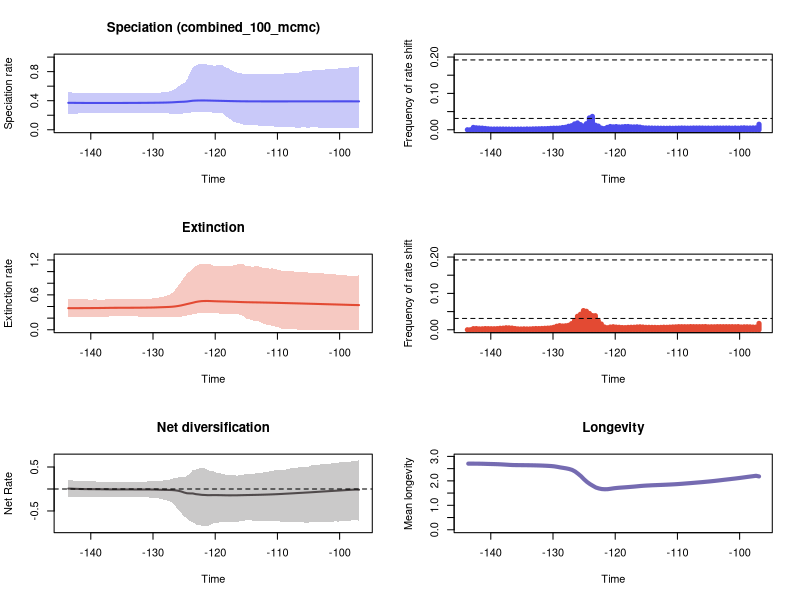

This figure's R source:


pdf(file='./t144RTT_plots.pdf',width=10, height=15)
par(mfrow=c(3,2))
library(scales)

time=c(-96.885121185, -97.36197555499999,-97.838829925,-98.31568429500001,-98.792538665,-99.26939303500001,-99.74624740499999,-100.223101775,-100.69995614499999,-101.176810515,-101.65366488500001,-102.130519255,-102.60737362500001,-103.08422799499999,-103.561082365,-104.03793673499999,-104.514791105,-104.99164547499998,-105.468499845,-105.94535421500001,-106.42220858499999,-106.899062955,-107.37591732499999,-107.852771695,-108.32962606499999,-108.806480435,-109.28333480500001,-109.760189175,-110.237043545,-110.71389791499999,-111.190752285,-111.66760665499999,-112.144461025,-112.62131539500001,-113.098169765,-113.575024135,-114.05187850499999,-114.528732875,-115.00558724499999,-115.482441615,-115.95929598500001,-116.436150355,-116.91300472500001,-117.38985909499999,-117.866713465,-118.34356783499999,-118.820422205,-119.29727657500001,-119.774130945,-120.25098531500001,-120.72783968499999,-121.204694055,-121.68154842499999,-122.158402795,-122.63525716500001,-123.112111535,-123.58896590500001,-124.065820275,-124.542674645,-125.01952901499999,-125.496383385,-125.97323775500001,-126.450092125,-126.92694649500001,-127.403800865,-127.880655235,-128.357509605,-128.834363975,-129.311218345,-129.788072715,-130.26492708499998,-130.741781455,-131.218635825,-131.695490195,-132.172344565,-132.649198935,-133.126053305,-133.602907675,-134.079762045,-134.55661641499998,-135.033470785,-135.510325155,-135.987179525,-136.464033895,-136.94088826499998,-137.417742635,-137.894597005,-138.371451375,-138.848305745,-139.325160115,-139.802014485,-140.278868855,-140.755723225,-141.23257759499998,-141.709431965,-142.186286335,-142.663140705,-143.139995075,-143.61684944499999)
rate=c(0.3908800950768938, 0.3911121748510523,0.391182485704665,0.3912232253715171,0.39128920786148236,0.39129419122703446,0.39125654637332596,0.39125322192100287,0.3912573152236978,0.3911971840809203,0.3911997513894483,0.3911668525030954,0.3911061048585157,0.3910631723966541,0.3909716115847102,0.39094375089145206,0.3909167181224408,0.3908536430296918,0.3907844789204683,0.39077078066223947,0.3907434807664041,0.3906349373291943,0.3905802170664665,0.39056440629969014,0.39054804551596334,0.3904939905047644,0.39040623320121937,0.3904136123774954,0.3904096594560775,0.3903925995840884,0.3903338191304974,0.39035011426559757,0.3904089622234542,0.39050453735529234,0.3905842772467577,0.3906884882876934,0.3908737896075869,0.39108403489699617,0.3913419803461803,0.3916594900208332,0.3921479381876364,0.39278832344414977,0.39365657327241466,0.3944807054769708,0.39532598614882164,0.39637130951011595,0.39746966549055107,0.3983781946365337,0.3993153381571964,0.4003154058886177,0.4014124929929692,0.4023463205382455,0.4032168384072389,0.4032148535573702,0.40300143101247865,0.401615852973802,0.3997396235323776,0.3944667670247687,0.38886784358069454,0.385928094378624,0.3844526652442286,0.3826304621721005,0.3799388042368396,0.37750204995620806,0.3760048533608418,0.3746726432217178,0.37380326802565556,0.37308200318438856,0.3724882467284097,0.3720270240891613,0.37154105855825126,0.37111811941098494,0.370775829664773,0.37045549177003445,0.3702071366769044,0.36998216906154247,0.36972698506962054,0.36952299312721526,0.3693843792734499,0.36923243618553403,0.369130430897589,0.369050550393326,0.36896842770863336,0.3689090275748418,0.3688609881410056,0.3688363951998858,0.3688334522875282,0.3688444770865801,0.36886314227051437,0.3689241908064899,0.36895517580089987,0.3690162744853602,0.3691066039139738,0.36926366513316367,0.3695855575793796,0.36996089313271724,0.37031392271001395,0.370739155250275,0.370841733605656)
minHPD=c(0.019185515390497586, 0.02266817389238925,0.02368000012957247,0.02266817389238925,0.02387564187592622,0.025243074271647632,0.029530938748802405,0.024044853870660708,0.019213503365190992,0.02387564187592622,0.027783059249665388,0.03172436870920071,0.02266817389238925,0.025210431983968218,0.03247667880331032,0.03773513411855179,0.036467677526788055,0.027783059249665388,0.03253143679993613,0.03797762272894981,0.027783059249665388,0.02782949655395011,0.035671028134777384,0.035671028134777384,0.03896088324213897,0.03830439411310712,0.03744938318147376,0.03908562025639159,0.042362759593038646,0.047311137281404465,0.048829174858614786,0.05113455484117834,0.05730659965573444,0.05894583145137896,0.05751513041964812,0.0641305308025321,0.0641199024128385,0.0641199024128385,0.06932114525066506,0.06872247809593837,0.08634730881034419,0.09191613676243428,0.105951798073283,0.13132599335948597,0.16461782233647404,0.18427740393903103,0.22474214898033568,0.23483413227120323,0.23485799110289865,0.23378281912367604,0.24106129618033745,0.24115800899905412,0.24106129618033745,0.24438439106101825,0.24420434336593372,0.24037204605194284,0.24106129618033745,0.2349547094843897,0.22923324443382376,0.22501849874927715,0.2223192467144689,0.21835610949600026,0.21835610949600026,0.22306394546790811,0.222697151760219,0.22908482131287142,0.22885979271726514,0.22837040389261437,0.22857237426960728,0.22865556690205097,0.2309521377896706,0.23279380713062983,0.23271732313127705,0.23481937308681322,0.2348157486061725,0.23481588785793103,0.232811301187368,0.23278035057987365,0.22866925296711163,0.22868265100153057,0.2286208526033028,0.22866925296711163,0.2294216488499762,0.2294525532049455,0.22866925296711163,0.22868265100153057,0.22875459740730603,0.22885979271726514,0.22868265100153057,0.22868265100153057,0.22863580455770155,0.2291813571614614,0.22868265100153057,0.22863580455770155,0.22604195559650772,0.22306178953154415,0.21668536063617114,0.21466886660030549,0.2125407626615173)
maxHPD=c(0.8753710187326974, 0.864169354478087,0.8625065170018665,0.8576282656744791,0.8556301579283252,0.8528162433119464,0.8526307182739412,0.8437643604359474,0.8346671492312198,0.8346671492312198,0.8346671492312198,0.8346671492312198,0.82042120947897,0.8187045928241301,0.8202674325368852,0.8204315757656833,0.815519347083431,0.80300062936799,0.80300062936799,0.8031778712759202,0.788781445173639,0.7834070152038268,0.7864793613567882,0.7819407355678313,0.7807619945006725,0.7764138697943079,0.7699945012720191,0.7674231339633463,0.7673095846143617,0.7681398760834687,0.7666661457515473,0.7658148545044875,0.7685095927133861,0.7674231339633463,0.7636088994425357,0.7680490560468811,0.7658266085907168,0.7634280803780098,0.7668039976469496,0.7648142430395476,0.782775845606548,0.7877334572411961,0.8000552834076008,0.8187045928241301,0.8474610406727784,0.8580731357737447,0.8903566786739769,0.8903566786739769,0.8854200407843382,0.88224519103302,0.8903566786739769,0.8974934997863373,0.9054874960772478,0.9099750493952012,0.9093570464877401,0.8838795218080857,0.8622204412521337,0.7773831183564978,0.6851292947257884,0.6413118066962726,0.6215295307615606,0.5948970899736878,0.5583494125807764,0.5392990028099257,0.5264250857812124,0.5229422917698872,0.5166151845005283,0.5124459547196688,0.5094853378412348,0.5075456698056726,0.5079374799232332,0.5083452105337071,0.5070088287413771,0.5083452105337071,0.5076330224870303,0.5073499593205941,0.5050776707953,0.5048378791573241,0.5004007097007194,0.5003602172585665,0.5001566675353656,0.5001566675353656,0.5007882064517155,0.5007937450824291,0.5002572087806038,0.5003602172585665,0.5007805789925239,0.5012780389855276,0.5012837458919485,0.5019474170922016,0.5027577269570271,0.5041124591812259,0.504760465664759,0.5064914281305786,0.5076330224870303,0.509343498011121,0.5084431338035893,0.5149786879774008,0.5146546442629668)
remove_na = !is.na(rate)
time = time[remove_na]
plot(time,time,type = 'n', ylim = c(0, 1.0009725543347214), xlim = c(-144.0,-96.646694), ylab = 'Speciation rate', xlab = 'Time',main='Speciation (combined_100_mcmc)' )
polygon(c(time, rev(time)), c(maxHPD[remove_na], rev(minHPD[remove_na])), col = alpha('#4c4cec',0.3), border = NA)
lines(time,rate[remove_na], col = '#4c4cec', lwd=2)
mids=c(-96.8858521111111, -97.36416833333332,-97.84248455555556,-98.32080077777778,-98.799117,-99.27743322222221,-99.75574944444445,-100.23406566666667,-100.71238188888888,-101.1906981111111,-101.66901433333334,-102.14733055555556,-102.62564677777777,-103.103963,-103.58227922222223,-104.06059544444444,-104.53891166666666,-105.01722788888888,-105.49554411111112,-105.97386033333333,-106.45217655555555,-106.93049277777777,-107.408809,-107.88712522222222,-108.36544144444444,-108.84375766666666,-109.32207388888888,-109.80039011111111,-110.27870633333333,-110.75702255555555,-111.23533877777778,-111.713655,-112.19197122222222,-112.67028744444444,-113.14860366666666,-113.62691988888889,-114.10523611111111,-114.58355233333333,-115.06186855555556,-115.54018477777778,-116.018501,-116.49681722222222,-116.97513344444444,-117.45344966666667,-117.93176588888889,-118.41008211111111,-118.88839833333334,-119.36671455555556,-119.84503077777778,-120.323347,-120.80166322222222,-121.27997944444444,-121.75829566666667,-122.23661188888889,-122.7149281111111,-123.19324433333334,-123.67156055555556,-124.14987677777778,-124.628193,-125.10650922222221,-125.58482544444445,-126.06314166666667,-126.54145788888889,-127.01977411111112,-127.49809033333334,-127.97640655555556,-128.45472277777776,-128.933039,-129.4113552222222,-129.88967144444445,-130.36798766666664,-130.84630388888888,-131.32462011111113,-131.80293633333332,-132.28125255555557,-132.75956877777776,-133.237885,-133.7162012222222,-134.19451744444444,-134.6728336666667,-135.15114988888888,-135.62946611111113,-136.10778233333332,-136.58609855555557,-137.06441477777776,-137.542731,-138.0210472222222,-138.49936344444444,-138.9776796666667,-139.45599588888888,-139.93431211111113,-140.41262833333332,-140.89094455555556,-141.36926077777775,-141.847577,-142.3258932222222,-142.80420944444444,-143.2825256666667,-143.76084188888888)
counts=c(0.01512, 0.0052,0.00506,0.00484,0.00476,0.00535,0.00503,0.00435,0.00487,0.00436,0.0048,0.00478,0.00475,0.00471,0.00479,0.00469,0.00429,0.00466,0.00452,0.00477,0.0049,0.00477,0.00488,0.00451,0.00445,0.00466,0.00485,0.00455,0.00441,0.00411,0.00444,0.0041,0.00429,0.00428,0.00449,0.00449,0.0047,0.00491,0.00499,0.00558,0.0072,0.00819,0.00779,0.00796,0.00894,0.0088,0.00805,0.00764,0.00875,0.00798,0.00898,0.00655,0.00314,0.00458,0.01007,0.01259,0.03669,0.03263,0.0167,0.01024,0.01417,0.01882,0.01601,0.01113,0.00962,0.0069,0.00611,0.00469,0.00434,0.00439,0.0039,0.00333,0.00298,0.00299,0.00266,0.00249,0.00232,0.00192,0.00223,0.0017,0.00193,0.00184,0.0017,0.00169,0.0019,0.0019,0.00209,0.00208,0.0021,0.00203,0.00202,0.00263,0.00359,0.00447,0.00488,0.00537,0.00646,0.0,0.0)
plot(mids,counts,type = 'h', xlim = c(-144.0,-96.646694), ylim=c(0,0.2), ylab = 'Frequency of rate shift', xlab = 'Time',lwd=5,col='#4c4cec')
bf2 = 0.03117019437132878
bf6 = 0.1920682782184701
abline(h=bf2, lty=2)
abline(h=bf6, lty=2)

time=c(-96.885121185, -97.36197555499999,-97.838829925,-98.31568429500001,-98.792538665,-99.26939303500001,-99.74624740499999,-100.223101775,-100.69995614499999,-101.176810515,-101.65366488500001,-102.130519255,-102.60737362500001,-103.08422799499999,-103.561082365,-104.03793673499999,-104.514791105,-104.99164547499998,-105.468499845,-105.94535421500001,-106.42220858499999,-106.899062955,-107.37591732499999,-107.852771695,-108.32962606499999,-108.806480435,-109.28333480500001,-109.760189175,-110.237043545,-110.71389791499999,-111.190752285,-111.66760665499999,-112.144461025,-112.62131539500001,-113.098169765,-113.575024135,-114.05187850499999,-114.528732875,-115.00558724499999,-115.482441615,-115.95929598500001,-116.436150355,-116.91300472500001,-117.38985909499999,-117.866713465,-118.34356783499999,-118.820422205,-119.29727657500001,-119.774130945,-120.25098531500001,-120.72783968499999,-121.204694055,-121.68154842499999,-122.158402795,-122.63525716500001,-123.112111535,-123.58896590500001,-124.065820275,-124.542674645,-125.01952901499999,-125.496383385,-125.97323775500001,-126.450092125,-126.92694649500001,-127.403800865,-127.880655235,-128.357509605,-128.834363975,-129.311218345,-129.788072715,-130.26492708499998,-130.741781455,-131.218635825,-131.695490195,-132.172344565,-132.649198935,-133.126053305,-133.602907675,-134.079762045,-134.55661641499998,-135.033470785,-135.510325155,-135.987179525,-136.464033895,-136.94088826499998,-137.417742635,-137.894597005,-138.371451375,-138.848305745,-139.325160115,-139.802014485,-140.278868855,-140.755723225,-141.23257759499998,-141.709431965,-142.186286335,-142.663140705,-143.139995075,-143.61684944499999)
rate=c(0.424091790150595, 0.4250146469347921,0.42626836167565707,0.42755823574701535,0.42914689251233273,0.43066597776850213,0.4322474330207484,0.4336770297383423,0.43524821874245234,0.4365782063519347,0.4380551688144285,0.4394217828901118,0.44093198101541703,0.4424138903882189,0.44388080330667196,0.4454838711160036,0.4468184202687564,0.44815830818830515,0.449546649977162,0.4511639832475503,0.45256298648231885,0.45375688705765893,0.45511241127473107,0.4564911230617258,0.45785454753648536,0.45925249053067907,0.46065457688066574,0.4620546635010269,0.46342163435887984,0.4647152198955583,0.465956675801812,0.46704060447248974,0.46798568669158036,0.46920650680925324,0.4701887465097152,0.4709658037613271,0.4718787769040569,0.47299827039080455,0.4739589990942764,0.4753155408956063,0.477030943162237,0.4790280167014109,0.48090171822848987,0.4824645015922936,0.4841418034485027,0.4855874055752659,0.4868208030219475,0.4879615450744893,0.4895195426188872,0.49132881382289917,0.4934670412903036,0.49501604643071945,0.49465106792614233,0.4928085108083933,0.4868956496764524,0.4782123575269319,0.4652399546162135,0.4533980977182305,0.4418720175927002,0.42974329043741344,0.41796452827892006,0.40888682175625907,0.4012860463409271,0.39608324579396836,0.3928214675436412,0.3905923490706335,0.3887730308428625,0.3870012220422777,0.38503629299245523,0.38333953307406154,0.38225527584697727,0.3814373862947661,0.3808283899536796,0.3802146889689436,0.37973220938823427,0.37937964759407555,0.3789702051010727,0.378685847166238,0.37847793930803575,0.37830735074202515,0.3781508692331331,0.37797206270739986,0.37776200984887887,0.37745478676316524,0.3767566846695157,0.3758962844776481,0.37513800454676016,0.37446654968216586,0.37382654705116614,0.3734438691241035,0.3731044443591446,0.3728247680648133,0.3725211470011917,0.3721352472044571,0.37184915871437374,0.3716652536197489,0.3715411369616738,0.3714483648083964,0.3714339529775642)
minHPD=c(5.261881954978989e-05, 5.4584822089897795e-05,5.261881954978989e-05,5.261881954978989e-05,5.261881954978989e-05,5.261881954978989e-05,5.261881954978989e-05,5.261881954978989e-05,5.261881954978989e-05,5.261881954978989e-05,5.261881954978989e-05,5.261881954978989e-05,5.261881954978989e-05,5.261881954978989e-05,7.897943269357154e-05,0.0002228827333904219,0.0004250588074198745,0.00025783089169040426,5.261881954978989e-05,9.244846903964819e-05,5.261881954978989e-05,0.004632211495716359,0.007651275157369438,0.007368664876268662,0.00747768845667271,0.009119093635089245,0.016818919818507392,0.03794702474340433,0.04821140493667999,0.07044411778800358,0.07549880465443654,0.08557389764124433,0.09718749092180175,0.1275011362524536,0.14682514118827605,0.15637456748891604,0.16089937811868232,0.1782210370617212,0.18959560741206832,0.2401269878194799,0.2554237516186691,0.2708297259452424,0.2728869518065365,0.27174063266312565,0.2732900434213316,0.27702665532365056,0.27942380083996515,0.2787941242837737,0.2816356543939928,0.2805697751002304,0.28984908451079067,0.2889685951507655,0.28876620728209773,0.2905050030715015,0.2855940436052301,0.27632238272697,0.26551784785475124,0.2497680876500239,0.24654123929350544,0.2352295134316032,0.2260345757758753,0.21911275283228476,0.21351507520987095,0.21687618943489298,0.21351507520987095,0.21890966294193773,0.21898739701648007,0.22198976395815675,0.22187862466699884,0.22705613950608028,0.22585436596223252,0.22594214056189593,0.2259716003241277,0.22594214056189593,0.22704898958559805,0.22886103168509087,0.22886103168509087,0.22886103168509087,0.2292091178467516,0.22909009820239037,0.22913180984286727,0.22900905573464034,0.22909009820239037,0.22900905573464034,0.22887768351036192,0.22595839445403018,0.22391971673100208,0.22276187153187604,0.22151552004467806,0.2217011659286832,0.21972918145911627,0.21890966294193773,0.2190365616846607,0.21906701295866501,0.21861890381839805,0.2169424757407039,0.2169696165100358,0.21364792987281056,0.21351507520987095)
maxHPD=c(0.9358258840013385, 0.9198413752238968,0.9243997290185069,0.9287807589137875,0.9326922283104652,0.9380835017767327,0.9426211386263184,0.9472698485095307,0.9518260458194948,0.956242562874126,0.9610163332552004,0.963945834501119,0.9676804865532371,0.9706154630570952,0.9743179960655488,0.9780904966955627,0.9821693620212892,0.9843628214396628,0.987931260628721,0.9901128137563886,0.9921554990511641,0.9984331581436845,1.0028052461989208,1.0042237791726671,1.0046186215360684,1.0073503023096226,1.0155466808024591,1.033082219326179,1.0390676634961584,1.0552920737267215,1.0527524035664606,1.0555712231824,1.0594008065301812,1.079432729287102,1.0903264322333974,1.090412267390885,1.0842844964257525,1.0907022828675175,1.0903264322333974,1.1272017508120817,1.1241164651536706,1.1221189724091347,1.1103386683079628,1.0970332103605045,1.0907022828675175,1.0907022828675175,1.0907022828675175,1.0903264322333974,1.0957732486157437,1.1031021977184574,1.1237341669335157,1.1337477958317423,1.1368683553185963,1.13563307582888,1.1194813414467741,1.093150858043339,1.052067439542628,1.005632832454395,0.9626727890591124,0.8992306043135653,0.8209828137593965,0.7532900363384888,0.6826412974507234,0.6326842245917349,0.5986547625181297,0.5836046753042625,0.5703302998952309,0.5609948593603574,0.548201178027463,0.5440752750400061,0.5369472498236708,0.5333918541728953,0.5303719920907277,0.5279377458623539,0.5274896322832601,0.5280091342000004,0.5267960597722836,0.5257401597444467,0.5253949646102288,0.5248260169920932,0.5244430298526929,0.5239640923360623,0.5238399501266326,0.523422559187433,0.5233729294468314,0.5211782901964175,0.5201185943083095,0.5201815679807782,0.5200757699265838,0.5212845931849347,0.5199852657951965,0.5200310503076474,0.5215545228112558,0.5233438495881646,0.5244325068029759,0.5241523579692001,0.5260427019196173,0.5254751408239628,0.5260336289072255)
remove_na = !is.na(rate)
time = time[remove_na]
plot(time,time,type = 'n', ylim = c(0, 1.250555190850456), xlim = c(-144.0,-96.646694), ylab = 'Extinction rate', xlab = 'Time',main='Extinction' )
polygon(c(time, rev(time)), c(maxHPD[remove_na], rev(minHPD[remove_na])), col = alpha('#e34a33',0.3), border = NA)
lines(time,rate[remove_na], col = '#e34a33', lwd=2)
mids=c(-96.8858521111111, -97.36416833333332,-97.84248455555556,-98.32080077777778,-98.799117,-99.27743322222221,-99.75574944444445,-100.23406566666667,-100.71238188888888,-101.1906981111111,-101.66901433333334,-102.14733055555556,-102.62564677777777,-103.103963,-103.58227922222223,-104.06059544444444,-104.53891166666666,-105.01722788888888,-105.49554411111112,-105.97386033333333,-106.45217655555555,-106.93049277777777,-107.408809,-107.88712522222222,-108.36544144444444,-108.84375766666666,-109.32207388888888,-109.80039011111111,-110.27870633333333,-110.75702255555555,-111.23533877777778,-111.713655,-112.19197122222222,-112.67028744444444,-113.14860366666666,-113.62691988888889,-114.10523611111111,-114.58355233333333,-115.06186855555556,-115.54018477777778,-116.018501,-116.49681722222222,-116.97513344444444,-117.45344966666667,-117.93176588888889,-118.41008211111111,-118.88839833333334,-119.36671455555556,-119.84503077777778,-120.323347,-120.80166322222222,-121.27997944444444,-121.75829566666667,-122.23661188888889,-122.7149281111111,-123.19324433333334,-123.67156055555556,-124.14987677777778,-124.628193,-125.10650922222221,-125.58482544444445,-126.06314166666667,-126.54145788888889,-127.01977411111112,-127.49809033333334,-127.97640655555556,-128.45472277777776,-128.933039,-129.4113552222222,-129.88967144444445,-130.36798766666664,-130.84630388888888,-131.32462011111113,-131.80293633333332,-132.28125255555557,-132.75956877777776,-133.237885,-133.7162012222222,-134.19451744444444,-134.6728336666667,-135.15114988888888,-135.62946611111113,-136.10778233333332,-136.58609855555557,-137.06441477777776,-137.542731,-138.0210472222222,-138.49936344444444,-138.9776796666667,-139.45599588888888,-139.93431211111113,-140.41262833333332,-140.89094455555556,-141.36926077777775,-141.847577,-142.3258932222222,-142.80420944444444,-143.2825256666667,-143.76084188888888)
counts=c(0.01753, 0.00736,0.00743,0.00804,0.00827,0.00817,0.00767,0.00872,0.00835,0.00857,0.0085,0.00854,0.00852,0.00854,0.0086,0.00824,0.00827,0.00804,0.00885,0.00856,0.00854,0.00849,0.00856,0.00876,0.00834,0.00843,0.00847,0.00857,0.00798,0.00771,0.00728,0.0068,0.00705,0.00656,0.00619,0.00653,0.0066,0.00679,0.00673,0.00754,0.00812,0.00769,0.00697,0.00684,0.00651,0.00586,0.00609,0.00682,0.00727,0.00834,0.00748,0.00554,0.00775,0.01581,0.02456,0.03872,0.03893,0.04473,0.05082,0.05276,0.04263,0.03707,0.02512,0.01681,0.01217,0.01093,0.01034,0.01136,0.00968,0.00669,0.00514,0.00456,0.0041,0.00359,0.00324,0.00335,0.00293,0.00236,0.00227,0.00262,0.00218,0.00243,0.00341,0.00462,0.0052,0.00549,0.00444,0.00409,0.00316,0.00286,0.0029,0.00308,0.00328,0.00264,0.00242,0.00324,0.00306,0.0,0.0)
plot(mids,counts,type = 'h', xlim = c(-144.0,-96.646694), ylim=c(0,0.2), ylab = 'Frequency of rate shift', xlab = 'Time',lwd=5,col='#e34a33')
abline(h=bf2, lty=2)
abline(h=bf6, lty=2)
#Net Diversification Rate
time=c(-96.885121185, -97.36197555499999,-97.838829925,-98.31568429500001,-98.792538665,-99.26939303500001,-99.74624740499999,-100.223101775,-100.69995614499999,-101.176810515,-101.65366488500001,-102.130519255,-102.60737362500001,-103.08422799499999,-103.561082365,-104.03793673499999,-104.514791105,-104.99164547499998,-105.468499845,-105.94535421500001,-106.42220858499999,-106.899062955,-107.37591732499999,-107.852771695,-108.32962606499999,-108.806480435,-109.28333480500001,-109.760189175,-110.237043545,-110.71389791499999,-111.190752285,-111.66760665499999,-112.144461025,-112.62131539500001,-113.098169765,-113.575024135,-114.05187850499999,-114.528732875,-115.00558724499999,-115.482441615,-115.95929598500001,-116.436150355,-116.91300472500001,-117.38985909499999,-117.866713465,-118.34356783499999,-118.820422205,-119.29727657500001,-119.774130945,-120.25098531500001,-120.72783968499999,-121.204694055,-121.68154842499999,-122.158402795,-122.63525716500001,-123.112111535,-123.58896590500001,-124.065820275,-124.542674645,-125.01952901499999,-125.496383385,-125.97323775500001,-126.450092125,-126.92694649500001,-127.403800865,-127.880655235,-128.357509605,-128.834363975,-129.311218345,-129.788072715,-130.26492708499998,-130.741781455,-131.218635825,-131.695490195,-132.172344565,-132.649198935,-133.126053305,-133.602907675,-134.079762045,-134.55661641499998,-135.033470785,-135.510325155,-135.987179525,-136.464033895,-136.94088826499998,-137.417742635,-137.894597005,-138.371451375,-138.848305745,-139.325160115,-139.802014485,-140.278868855,-140.755723225,-141.23257759499998,-141.709431965,-142.186286335,-142.663140705,-143.139995075,-143.61684944499999)
net_rate=c(-0.01668224339394541, -0.013182507142704806,-0.01619976357019419,-0.01981261810624561,-0.02355837421059627,-0.027708876675198824,-0.03206575494534598,-0.03609493487728172,-0.040302922681937234,-0.04434023418660885,-0.04843018152647014,-0.05245989188658486,-0.05659782957039668,-0.06090840523676087,-0.06539025994502098,-0.06995867502235148,-0.07402254384937548,-0.07807185401530234,-0.08186442593241701,-0.08585007778323728,-0.08943792241889945,-0.09334850032460233,-0.09723933875638559,-0.1011688105470199,-0.10470327414859087,-0.1082678137377526,-0.11235850616142606,-0.11578922415456394,-0.11905297354700271,-0.1219120314619835,-0.12454344955693677,-0.126871239155429,-0.12895697734470374,-0.13083381547360376,-0.13251136962957874,-0.13416330727751669,-0.1353750661711564,-0.13708124317319967,-0.13825641005445952,-0.13978643732840812,-0.14134255577189267,-0.1430886266919664,-0.14394805239728156,-0.14422285423618775,-0.14426938587970398,-0.143195910177964,-0.14151395804021913,-0.1402179997064344,-0.1393955052210618,-0.138986733589104,-0.13996932431123468,-0.14043576920102396,-0.13644339641830333,-0.13331531399803936,-0.12459212277467477,-0.11743568882107067,-0.10177542362148534,-0.1007398635642604,-0.09723331067179791,-0.07906017167837594,-0.05527213235064861,-0.03967511475752156,-0.02993993656786869,-0.024603232517391462,-0.02183622681328325,-0.020762627218605483,-0.019552197296630942,-0.018065451049099793,-0.015572819859176065,-0.01340378896668306,-0.012383182768979005,-0.011905898208913746,-0.011546934280205779,-0.011205103479151523,-0.010988108184744461,-0.010844615665567565,-0.010784785856281362,-0.010672655150156779,-0.0106081795193272,-0.01058039128056849,-0.010525579094138534,-0.010461522125042162,-0.010361678557570034,-0.01008104874365878,-0.009309798949902652,-0.008186513598308928,-0.007152726523473751,-0.006144688640021101,-0.005311974616822264,-0.004607523312028314,-0.004027954382238891,-0.003431590250892506,-0.0026791832276691287,-0.0015448417676853566,1.0601020389863233e-05,0.0020030924086252354,0.003880210417882795,0.007535428326202593,0.008557467041507102)
net_minHPD=c(-0.7203256661319372, -0.7084460439682692,-0.7052025701153422,-0.7233396946898383,-0.7228882832905954,-0.7235840238068278,-0.7237179636875442,-0.743316711375618,-0.7345133205139818,-0.7477599166434115,-0.7567605582689487,-0.7477025641770381,-0.7454383083087519,-0.7455473689370196,-0.7483543180863259,-0.7465835105597584,-0.7438219033479806,-0.7701002262109884,-0.7698681876263613,-0.7555790431220328,-0.7471034312031801,-0.7556027100222868,-0.7455317697341659,-0.7452702868109295,-0.7401745229400571,-0.7554250698170735,-0.745499726319621,-0.734508809229004,-0.7237044360753392,-0.7235945925845912,-0.7233396946898383,-0.723200411154716,-0.7167219588149075,-0.7242318807280579,-0.7158151124099451,-0.720859821769783,-0.7167275484168262,-0.7126047277420287,-0.7083203282888518,-0.7257371763474463,-0.7324463935215497,-0.745499726319621,-0.7419811651660959,-0.7424996631163453,-0.7457366946769177,-0.7608502387736346,-0.745499726319621,-0.759963066893192,-0.7764004966367303,-0.7764004966367303,-0.8107439078394014,-0.8432952386786892,-0.8354366878516426,-0.8358320037579506,-0.8169237169152708,-0.8055771269630856,-0.7590809780264893,-0.7322978758768449,-0.6701424681444447,-0.6182555403971732,-0.5424398667244579,-0.476430847589647,-0.38431061157332624,-0.3077090559286586,-0.27944879164715364,-0.24966065327480086,-0.23943188034882945,-0.22327457785469917,-0.21060565752542346,-0.20678843051353646,-0.1986536845655275,-0.19285310319756938,-0.1903597871266688,-0.19030110979512788,-0.18886028110798658,-0.18896085293707432,-0.1887225265204467,-0.1887225265204467,-0.1886727800552345,-0.18456577155279055,-0.18484813530269806,-0.1822434227933546,-0.1822434227933546,-0.1813249903519304,-0.18118411395807726,-0.18081254570135297,-0.1804830928511993,-0.1804984595384973,-0.17897137563633575,-0.1780237586531513,-0.17927069799027134,-0.18048239008497158,-0.18069130973541409,-0.18199848088173026,-0.18081254570135297,-0.18956524753238352,-0.19051316600615287,-0.19032710880583387,-0.19335071203634793)
net_maxHPD=c(0.6607095413221251, 0.6305611667548112,0.6367982976846887,0.6170369234301167,0.6169866617745404,0.6151304249355429,0.6136150479166851,0.5962375280056983,0.6008470982378615,0.5842675250043834,0.5703033222539426,0.5703033222539426,0.5673668137878971,0.560373174993737,0.5484744114171787,0.5444372019575328,0.5415975749882256,0.5097677058159967,0.49977807025999077,0.5033963097021881,0.49977807025999077,0.4789503263742012,0.4779962408884892,0.4684867232669086,0.46200349086822623,0.43639295775825715,0.43243615921393935,0.4329583540017938,0.4282766197943594,0.41596557065317374,0.4027531557281263,0.3897650432796112,0.38525906563337986,0.36504853731253806,0.36504853731253806,0.3523916703357597,0.3463476720156695,0.3449398392410574,0.3449398392410574,0.3259137424355244,0.31628727921506633,0.3048625476766036,0.310947263183612,0.31465746310632986,0.3190273097638873,0.31890202872316187,0.35067700583338723,0.35310442505008255,0.36166045101515787,0.39924592129820824,0.41071128136175755,0.43472395034109235,0.47217594444839905,0.46863121013436226,0.46920573495203033,0.4364682293629485,0.42979454540924916,0.35705457160871423,0.2975771110630839,0.2677129810995544,0.26821744901327393,0.26255283222708486,0.24962880783678731,0.23539269201393745,0.21189815968106207,0.2049889668883303,0.19192375193257094,0.18703402387981477,0.1806970464396321,0.17160862075656247,0.17160862075656247,0.17101492871398838,0.16930902332080378,0.16644343813002854,0.165655059459473,0.16373354779817983,0.16262064019389716,0.16149989914374063,0.1605789130789635,0.16457758814574408,0.16390344582089506,0.16607462358132952,0.16550268393474055,0.16584471240772225,0.16565561062820247,0.1657021138835692,0.16636193972637076,0.1666065346636641,0.16921177359609746,0.17141400422014083,0.17141400422014083,0.171512273447408,0.17353158359820478,0.17605053483019747,0.18303275832687077,0.18151293576218724,0.18877755214321318,0.20305937649196482,0.20315380381539597)
remove_na = !is.na(net_rate)
time = time[remove_na]
plot(time,time,type = 'n', ylim = c(-0.9276247625465581, 0.7267804954543376), xlim = c(-144.0,-96.646694), ylab = 'Net Rate', xlab = 'Time',lwd=2, main='Net diversification', col= '#504A4B' )
polygon(c(time, rev(time)), c(net_maxHPD[remove_na], rev(net_minHPD[remove_na])), col = alpha('#504A4B',0.3), border = NA)
lines(time,net_rate[remove_na], col = '#504A4B', lwd=2)
abline(h=0,lty=2)


time=c(-96.885121185, -97.36197555499999,-97.838829925,-98.31568429500001,-98.792538665,-99.26939303500001,-99.74624740499999,-100.223101775,-100.69995614499999,-101.176810515,-101.65366488500001,-102.130519255,-102.60737362500001,-103.08422799499999,-103.561082365,-104.03793673499999,-104.514791105,-104.99164547499998,-105.468499845,-105.94535421500001,-106.42220858499999,-106.899062955,-107.37591732499999,-107.852771695,-108.32962606499999,-108.806480435,-109.28333480500001,-109.760189175,-110.237043545,-110.71389791499999,-111.190752285,-111.66760665499999,-112.144461025,-112.62131539500001,-113.098169765,-113.575024135,-114.05187850499999,-114.528732875,-115.00558724499999,-115.482441615,-115.95929598500001,-116.436150355,-116.91300472500001,-117.38985909499999,-117.866713465,-118.34356783499999,-118.820422205,-119.29727657500001,-119.774130945,-120.25098531500001,-120.72783968499999,-121.204694055,-121.68154842499999,-122.158402795,-122.63525716500001,-123.112111535,-123.58896590500001,-124.065820275,-124.542674645,-125.01952901499999,-125.496383385,-125.97323775500001,-126.450092125,-126.92694649500001,-127.403800865,-127.880655235,-128.357509605,-128.834363975,-129.311218345,-129.788072715,-130.26492708499998,-130.741781455,-131.218635825,-131.695490195,-132.172344565,-132.649198935,-133.126053305,-133.602907675,-134.079762045,-134.55661641499998,-135.033470785,-135.510325155,-135.987179525,-136.464033895,-136.94088826499998,-137.417742635,-137.894597005,-138.371451375,-138.848305745,-139.325160115,-139.802014485,-140.278868855,-140.755723225,-141.23257759499998,-141.709431965,-142.186286335,-142.663140705,-143.139995075,-143.61684944499999)
rate=c(2.1807322186062796, 2.2063200877069966,2.1906390310025103,2.1756202817815975,2.1594284557573165,2.1428470419410766,2.1263576627167993,2.110846719388785,2.095861864422446,2.082026001722414,2.0675580543919674,2.0537752673400953,2.0400491810475576,2.0252470956183,2.011039514049897,1.9973098213121079,1.9846047408604346,1.972362858464265,1.961484380543642,1.9497749960203115,1.9393375942436015,1.9294430943632848,1.9191063958199717,1.908652800343648,1.899506612491978,1.8899916178148028,1.880074017900776,1.8712966507211242,1.8632897670805613,1.8561907952741923,1.8498952574784124,1.844050451475895,1.8387106469574979,1.8334726867513127,1.8291648841990034,1.8240568702749707,1.819349486558118,1.812831528626259,1.8068834537750535,1.7989669810811362,1.7896347454425279,1.7778032884446087,1.7660761093052544,1.7562258270029147,1.7464678599107462,1.7368363037973762,1.7282867293411417,1.719840123892694,1.7091828776915592,1.695065875649447,1.6764679222539285,1.659991650017128,1.6568025442196332,1.66446737279728,1.6897732570384132,1.7281707511412747,1.7973629198124585,1.8698311530880234,1.9572425474282509,2.064909510206669,2.1886698972957013,2.2904194355998184,2.382371787171434,2.4472376303881087,2.4848641080116822,2.5105042711707286,2.530499675928649,2.549602859788715,2.5724501807910234,2.5922523221486125,2.6044981384444714,2.6122558981177426,2.618446810981097,2.623914165309194,2.6282577635896915,2.6316002093571496,2.634527029064999,2.637087539219531,2.6387986574561046,2.640227563840877,2.641495122210652,2.642820139625497,2.644161011373365,2.6466357734851904,2.6523119720683987,2.660341918606837,2.667793711251753,2.674587269659432,2.6800116870618145,2.6840567693850605,2.687354685340111,2.690378901407465,2.6938877925673035,2.6979350936910205,2.700524251842094,2.702412892894915,2.7031853766248934,2.70333786775028,2.703468472475625)
minHPD=c(2.1807322186062796, 2.2063200877069966,2.1906390310025103,2.1756202817815975,2.1594284557573165,2.1428470419410766,2.1263576627167993,2.110846719388785,2.095861864422446,2.082026001722414,2.0675580543919674,2.0537752673400953,2.0400491810475576,2.0252470956183,2.011039514049897,1.9973098213121079,1.9846047408604346,1.972362858464265,1.961484380543642,1.9497749960203115,1.9393375942436015,1.9294430943632848,1.9191063958199717,1.908652800343648,1.899506612491978,1.8899916178148028,1.880074017900776,1.8712966507211242,1.8632897670805613,1.8561907952741923,1.8498952574784124,1.844050451475895,1.8387106469574979,1.8334726867513127,1.8291648841990034,1.8240568702749707,1.819349486558118,1.812831528626259,1.8068834537750535,1.7989669810811362,1.7896347454425279,1.7778032884446087,1.7660761093052544,1.7562258270029147,1.7464678599107462,1.7368363037973762,1.7282867293411417,1.719840123892694,1.7091828776915592,1.695065875649447,1.6764679222539285,1.659991650017128,1.6568025442196332,1.66446737279728,1.6897732570384132,1.7281707511412747,1.7973629198124585,1.8698311530880234,1.9572425474282509,2.064909510206669,2.1886698972957013,2.2904194355998184,2.382371787171434,2.4472376303881087,2.4848641080116822,2.5105042711707286,2.530499675928649,2.549602859788715,2.5724501807910234,2.5922523221486125,2.6044981384444714,2.6122558981177426,2.618446810981097,2.623914165309194,2.6282577635896915,2.6316002093571496,2.634527029064999,2.637087539219531,2.6387986574561046,2.640227563840877,2.641495122210652,2.642820139625497,2.644161011373365,2.6466357734851904,2.6523119720683987,2.660341918606837,2.667793711251753,2.674587269659432,2.6800116870618145,2.6840567693850605,2.687354685340111,2.690378901407465,2.6938877925673035,2.6979350936910205,2.700524251842094,2.702412892894915,2.7031853766248934,2.70333786775028,2.703468472475625)
maxHPD=c(2.1807322186062796, 2.2063200877069966,2.1906390310025103,2.1756202817815975,2.1594284557573165,2.1428470419410766,2.1263576627167993,2.110846719388785,2.095861864422446,2.082026001722414,2.0675580543919674,2.0537752673400953,2.0400491810475576,2.0252470956183,2.011039514049897,1.9973098213121079,1.9846047408604346,1.972362858464265,1.961484380543642,1.9497749960203115,1.9393375942436015,1.9294430943632848,1.9191063958199717,1.908652800343648,1.899506612491978,1.8899916178148028,1.880074017900776,1.8712966507211242,1.8632897670805613,1.8561907952741923,1.8498952574784124,1.844050451475895,1.8387106469574979,1.8334726867513127,1.8291648841990034,1.8240568702749707,1.819349486558118,1.812831528626259,1.8068834537750535,1.7989669810811362,1.7896347454425279,1.7778032884446087,1.7660761093052544,1.7562258270029147,1.7464678599107462,1.7368363037973762,1.7282867293411417,1.719840123892694,1.7091828776915592,1.695065875649447,1.6764679222539285,1.659991650017128,1.6568025442196332,1.66446737279728,1.6897732570384132,1.7281707511412747,1.7973629198124585,1.8698311530880234,1.9572425474282509,2.064909510206669,2.1886698972957013,2.2904194355998184,2.382371787171434,2.4472376303881087,2.4848641080116822,2.5105042711707286,2.530499675928649,2.549602859788715,2.5724501807910234,2.5922523221486125,2.6044981384444714,2.6122558981177426,2.618446810981097,2.623914165309194,2.6282577635896915,2.6316002093571496,2.634527029064999,2.637087539219531,2.6387986574561046,2.640227563840877,2.641495122210652,2.642820139625497,2.644161011373365,2.6466357734851904,2.6523119720683987,2.660341918606837,2.667793711251753,2.674587269659432,2.6800116870618145,2.6840567693850605,2.687354685340111,2.690378901407465,2.6938877925673035,2.6979350936910205,2.700524251842094,2.702412892894915,2.7031853766248934,2.70333786775028,2.703468472475625)
remove_na = !is.na(rate)
time = time[remove_na]
plot(time,time,type = 'n', ylim = c(0, 2.9738153197231876), xlim = c(-144.0,-96.646694), ylab = 'Mean longevity', xlab = 'Time',main='Longevity' )
polygon(c(time, rev(time)), c(maxHPD[remove_na], rev(minHPD[remove_na])), col = alpha('#756bb1',0.3), border = NA)
lines(time,rate[remove_na], col = '#756bb1', lwd=4)

n <- dev.off()